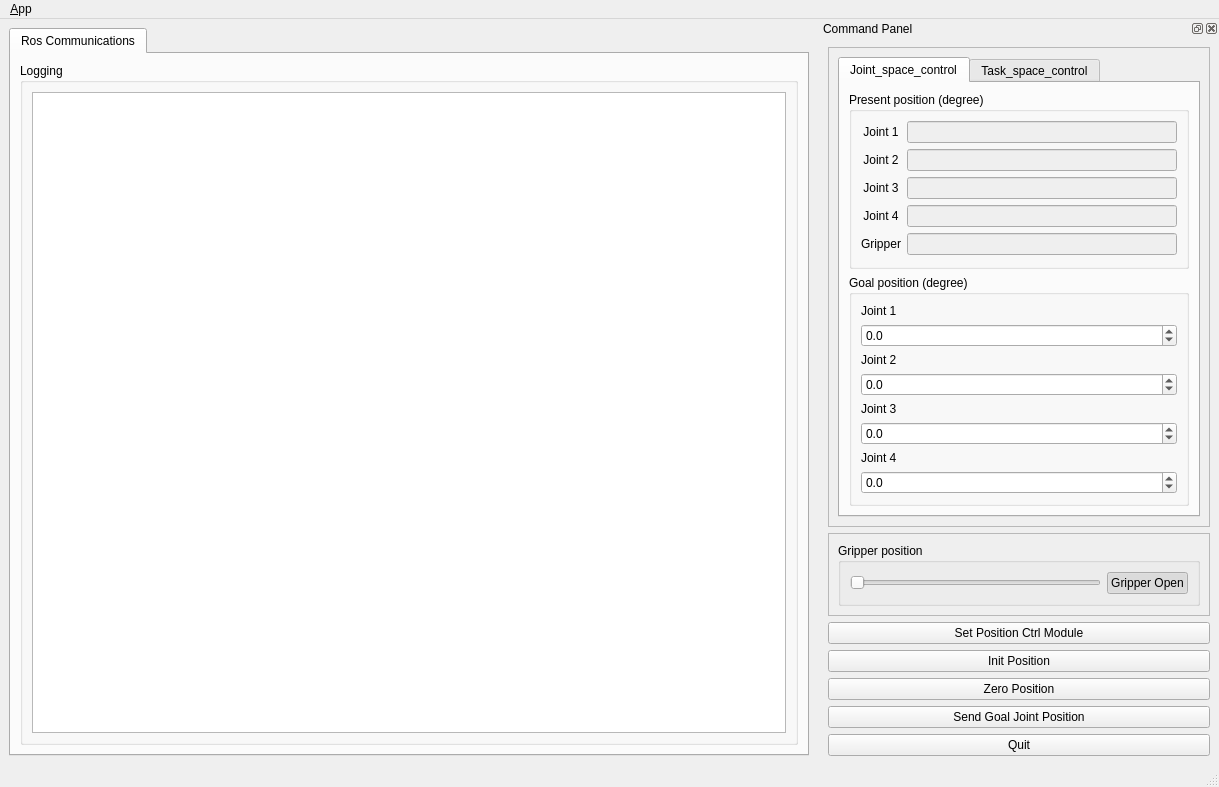
<?xml version="1.0" encoding="UTF-8"?>
<ui version="4.0">
 <class>MainWindowDesign</class>
 <widget class="QMainWindow" name="MainWindowDesign">
  <property name="geometry">
   <rect>
    <x>0</x>
    <y>0</y>
    <width>1219</width>
    <height>787</height>
   </rect>
  </property>
  <property name="minimumSize">
   <size>
    <width>1219</width>
    <height>0</height>
   </size>
  </property>
  <property name="maximumSize">
   <size>
    <width>1219</width>
    <height>16777215</height>
   </size>
  </property>
  <property name="windowTitle">
   <string>Manipulator-X4 Position Control Module GUI</string>
  </property>
  <property name="windowIcon">
   <iconset resource="../resources/images.qrc">
    <normaloff>:/images/icon.png</normaloff>:/images/icon.png</iconset>
  </property>
  <property name="locale">
   <locale language="English" country="Australia"/>
  </property>
  <widget class="QWidget" name="centralwidget">
   <layout class="QHBoxLayout">
    <item>
     <widget class="QTabWidget" name="tab_manager">
      <property name="minimumSize">
       <size>
        <width>800</width>
        <height>0</height>
       </size>
      </property>
      <property name="maximumSize">
       <size>
        <width>800</width>
        <height>16777215</height>
       </size>
      </property>
      <property name="locale">
       <locale language="English" country="Australia"/>
      </property>
      <property name="currentIndex">
       <number>0</number>
      </property>
      <widget class="QWidget" name="tab_status">
       <attribute name="title">
        <string>Ros Communications</string>
       </attribute>
       <layout class="QHBoxLayout" name="horizontalLayout">
        <item>
         <widget class="QGroupBox" name="groupBox_12">
          <property name="sizePolicy">
           <sizepolicy hsizetype="MinimumExpanding" vsizetype="Preferred">
            <horstretch>0</horstretch>
            <verstretch>0</verstretch>
           </sizepolicy>
          </property>
          <property name="title">
           <string>Logging</string>
          </property>
          <layout class="QHBoxLayout" name="horizontalLayout_2">
           <item>
            <widget class="QListView" name="view_logging"/>
           </item>
          </layout>
         </widget>
        </item>
       </layout>
      </widget>
     </widget>
    </item>
   </layout>
  </widget>
  <widget class="QMenuBar" name="menubar">
   <property name="geometry">
    <rect>
     <x>0</x>
     <y>0</y>
     <width>1219</width>
     <height>19</height>
    </rect>
   </property>
   <widget class="QMenu" name="menu_File">
    <property name="title">
     <string>&amp;App</string>
    </property>
    <addaction name="action_Preferences"/>
    <addaction name="separator"/>
    <addaction name="actionAbout"/>
    <addaction name="actionAbout_Qt"/>
    <addaction name="separator"/>
    <addaction name="action_Quit"/>
   </widget>
   <addaction name="menu_File"/>
  </widget>
  <widget class="QStatusBar" name="statusbar"/>
  <widget class="QDockWidget" name="dock_status">
   <property name="sizePolicy">
    <sizepolicy hsizetype="Minimum" vsizetype="Preferred">
     <horstretch>0</horstretch>
     <verstretch>0</verstretch>
    </sizepolicy>
   </property>
   <property name="minimumSize">
    <size>
     <width>400</width>
     <height>746</height>
    </size>
   </property>
   <property name="maximumSize">
    <size>
     <width>400</width>
     <height>524287</height>
    </size>
   </property>
   <property name="allowedAreas">
    <set>Qt::RightDockWidgetArea</set>
   </property>
   <property name="windowTitle">
    <string>Command Panel</string>
   </property>
   <attribute name="dockWidgetArea">
    <number>2</number>
   </attribute>
   <widget class="QWidget" name="dockWidgetContents_2">
    <layout class="QVBoxLayout" name="verticalLayout">
     <item>
      <widget class="QFrame" name="frame">
       <property name="sizePolicy">
        <sizepolicy hsizetype="Minimum" vsizetype="Preferred">
         <horstretch>0</horstretch>
         <verstretch>0</verstretch>
        </sizepolicy>
       </property>
       <property name="minimumSize">
        <size>
         <width>0</width>
         <height>0</height>
        </size>
       </property>
       <property name="maximumSize">
        <size>
         <width>16777215</width>
         <height>16777215</height>
        </size>
       </property>
       <property name="frameShape">
        <enum>QFrame::StyledPanel</enum>
       </property>
       <property name="frameShadow">
        <enum>QFrame::Raised</enum>
       </property>
       <layout class="QVBoxLayout" name="verticalLayout_3">
        <item>
         <widget class="QTabWidget" name="manipulator_x4_tabWidget">
          <property name="currentIndex">
           <number>0</number>
          </property>
          <widget class="QWidget" name="Joint_space_control_tab">
           <attribute name="title">
            <string>Joint_space_control</string>
           </attribute>
           <layout class="QGridLayout" name="gridLayout">
            <item row="1" column="0">
             <widget class="QGroupBox" name="goal_position_groupBox">
              <property name="title">
               <string>Goal position (degree)</string>
              </property>
              <layout class="QGridLayout" name="gridLayout_3">
               <item row="5" column="0">
                <widget class="QDoubleSpinBox" name="joint2_goal_position_doubleSpinBox">
                 <property name="decimals">
                  <number>1</number>
                 </property>
                 <property name="minimum">
                  <double>-1000.000000000000000</double>
                 </property>
                 <property name="maximum">
                  <double>1000.000000000000000</double>
                 </property>
                </widget>
               </item>
               <item row="7" column="0">
                <widget class="QDoubleSpinBox" name="joint3_goal_position_doubleSpinBox">
                 <property name="decimals">
                  <number>1</number>
                 </property>
                 <property name="minimum">
                  <double>-1000.000000000000000</double>
                 </property>
                 <property name="maximum">
                  <double>1000.000000000000000</double>
                 </property>
                </widget>
               </item>
               <item row="1" column="0">
                <widget class="QLabel" name="joint1_des_pos_label">
                 <property name="text">
                  <string>Joint 1</string>
                 </property>
                </widget>
               </item>
               <item row="4" column="0">
                <widget class="QLabel" name="joint2_des_pos_label">
                 <property name="text">
                  <string>Joint 2</string>
                 </property>
                </widget>
               </item>
               <item row="6" column="0">
                <widget class="QLabel" name="joint3_des_pos_label">
                 <property name="text">
                  <string>Joint 3</string>
                 </property>
                </widget>
               </item>
               <item row="9" column="0">
                <widget class="QDoubleSpinBox" name="joint4_goal_position_doubleSpinBox">
                 <property name="decimals">
                  <number>1</number>
                 </property>
                 <property name="minimum">
                  <double>-1000.000000000000000</double>
                 </property>
                 <property name="maximum">
                  <double>1000.000000000000000</double>
                 </property>
                </widget>
               </item>
               <item row="2" column="0">
                <widget class="QDoubleSpinBox" name="joint1_goal_position_doubleSpinBox">
                 <property name="decimals">
                  <number>1</number>
                 </property>
                 <property name="minimum">
                  <double>-1000.000000000000000</double>
                 </property>
                 <property name="maximum">
                  <double>1000.000000000000000</double>
                 </property>
                 <property name="singleStep">
                  <double>1.000000000000000</double>
                 </property>
                </widget>
               </item>
               <item row="8" column="0">
                <widget class="QLabel" name="joint4_des_pos_label">
                 <property name="text">
                  <string>Joint 4</string>
                 </property>
                </widget>
               </item>
              </layout>
             </widget>
            </item>
            <item row="0" column="0">
             <widget class="QGroupBox" name="present_position_groupBox">
              <property name="title">
               <string>Present position (degree)</string>
              </property>
              <layout class="QGridLayout" name="gridLayout_2">
               <item row="0" column="0">
                <widget class="QLabel" name="joint1_pre_pos_label">
                 <property name="text">
                  <string>Joint 1</string>
                 </property>
                 <property name="alignment">
                  <set>Qt::AlignCenter</set>
                 </property>
                </widget>
               </item>
               <item row="0" column="1">
                <widget class="QLineEdit" name="joint1_present_position_lineEdit">
                 <property name="enabled">
                  <bool>false</bool>
                 </property>
                 <property name="alignment">
                  <set>Qt::AlignCenter</set>
                 </property>
                 <property name="readOnly">
                  <bool>true</bool>
                 </property>
                </widget>
               </item>
               <item row="1" column="0">
                <widget class="QLabel" name="joint2_pre_pos_label">
                 <property name="text">
                  <string>Joint 2</string>
                 </property>
                 <property name="alignment">
                  <set>Qt::AlignCenter</set>
                 </property>
                </widget>
               </item>
               <item row="1" column="1">
                <widget class="QLineEdit" name="joint2_present_position_lineEdit">
                 <property name="enabled">
                  <bool>false</bool>
                 </property>
                 <property name="alignment">
                  <set>Qt::AlignCenter</set>
                 </property>
                 <property name="readOnly">
                  <bool>true</bool>
                 </property>
                </widget>
               </item>
               <item row="2" column="0">
                <widget class="QLabel" name="joint3_pre_pos_label">
                 <property name="text">
                  <string>Joint 3</string>
                 </property>
                 <property name="alignment">
                  <set>Qt::AlignCenter</set>
                 </property>
                </widget>
               </item>
               <item row="2" column="1">
                <widget class="QLineEdit" name="joint3_present_position_lineEdit">
                 <property name="enabled">
                  <bool>false</bool>
                 </property>
                 <property name="alignment">
                  <set>Qt::AlignCenter</set>
                 </property>
                 <property name="readOnly">
                  <bool>true</bool>
                 </property>
                </widget>
               </item>
               <item row="3" column="0">
                <widget class="QLabel" name="joint4_pre_pos_label">
                 <property name="text">
                  <string>Joint 4</string>
                 </property>
                 <property name="alignment">
                  <set>Qt::AlignCenter</set>
                 </property>
                </widget>
               </item>
               <item row="3" column="1">
                <widget class="QLineEdit" name="joint4_present_position_lineEdit">
                 <property name="enabled">
                  <bool>false</bool>
                 </property>
                 <property name="alignment">
                  <set>Qt::AlignCenter</set>
                 </property>
                 <property name="readOnly">
                  <bool>true</bool>
                 </property>
                </widget>
               </item>
               <item row="4" column="0">
                <widget class="QLabel" name="gripper_pre_pos_label">
                 <property name="text">
                  <string>Gripper</string>
                 </property>
                 <property name="alignment">
                  <set>Qt::AlignCenter</set>
                 </property>
                </widget>
               </item>
               <item row="4" column="1">
                <widget class="QLineEdit" name="gripper_present_position_lineEdit">
                 <property name="enabled">
                  <bool>false</bool>
                 </property>
                 <property name="alignment">
                  <set>Qt::AlignCenter</set>
                 </property>
                 <property name="readOnly">
                  <bool>true</bool>
                 </property>
                </widget>
               </item>
              </layout>
             </widget>
            </item>
           </layout>
          </widget>
          <widget class="QWidget" name="Task_space_control_tab">
           <attribute name="title">
            <string>Task_space_control</string>
           </attribute>
           <layout class="QVBoxLayout" name="verticalLayout_2">
            <item>
             <widget class="QGroupBox" name="present_position_orientation_groupBox">
              <property name="title">
               <string>Present position (m) and orientation (degree)</string>
              </property>
              <layout class="QGridLayout" name="gridLayout_5">
               <item row="0" column="0">
                <widget class="QLabel" name="present_x_label">
                 <property name="text">
                  <string>X</string>
                 </property>
                 <property name="alignment">
                  <set>Qt::AlignCenter</set>
                 </property>
                </widget>
               </item>
               <item row="0" column="1">
                <widget class="QLineEdit" name="present_x_lineEdit">
                 <property name="enabled">
                  <bool>false</bool>
                 </property>
                 <property name="alignment">
                  <set>Qt::AlignCenter</set>
                 </property>
                 <property name="readOnly">
                  <bool>true</bool>
                 </property>
                </widget>
               </item>
               <item row="0" column="2">
                <widget class="QLabel" name="present_roll_label">
                 <property name="text">
                  <string>Roll</string>
                 </property>
                 <property name="alignment">
                  <set>Qt::AlignCenter</set>
                 </property>
                </widget>
               </item>
               <item row="0" column="3">
                <widget class="QLineEdit" name="present_roll_lineEdit">
                 <property name="enabled">
                  <bool>false</bool>
                 </property>
                 <property name="alignment">
                  <set>Qt::AlignCenter</set>
                 </property>
                 <property name="readOnly">
                  <bool>true</bool>
                 </property>
                </widget>
               </item>
               <item row="1" column="0">
                <widget class="QLabel" name="present_y_label">
                 <property name="text">
                  <string>Y</string>
                 </property>
                 <property name="alignment">
                  <set>Qt::AlignCenter</set>
                 </property>
                </widget>
               </item>
               <item row="1" column="1">
                <widget class="QLineEdit" name="present_y_lineEdit">
                 <property name="enabled">
                  <bool>false</bool>
                 </property>
                 <property name="alignment">
                  <set>Qt::AlignCenter</set>
                 </property>
                 <property name="readOnly">
                  <bool>true</bool>
                 </property>
                </widget>
               </item>
               <item row="1" column="2">
                <widget class="QLabel" name="present_pitch_label">
                 <property name="text">
                  <string>Pitch</string>
                 </property>
                 <property name="alignment">
                  <set>Qt::AlignCenter</set>
                 </property>
                </widget>
               </item>
               <item row="1" column="3">
                <widget class="QLineEdit" name="present_pitch_lineEdit">
                 <property name="enabled">
                  <bool>false</bool>
                 </property>
                 <property name="alignment">
                  <set>Qt::AlignCenter</set>
                 </property>
                 <property name="readOnly">
                  <bool>true</bool>
                 </property>
                </widget>
               </item>
               <item row="2" column="0">
                <widget class="QLabel" name="present_z_label">
                 <property name="text">
                  <string>Z</string>
                 </property>
                 <property name="alignment">
                  <set>Qt::AlignCenter</set>
                 </property>
                </widget>
               </item>
               <item row="2" column="1">
                <widget class="QLineEdit" name="present_z_lineEdit">
                 <property name="enabled">
                  <bool>false</bool>
                 </property>
                 <property name="alignment">
                  <set>Qt::AlignCenter</set>
                 </property>
                 <property name="readOnly">
                  <bool>true</bool>
                 </property>
                </widget>
               </item>
               <item row="2" column="2">
                <widget class="QLabel" name="present_yaw_label">
                 <property name="text">
                  <string>Yaw</string>
                 </property>
                 <property name="alignment">
                  <set>Qt::AlignCenter</set>
                 </property>
                </widget>
               </item>
               <item row="2" column="3">
                <widget class="QLineEdit" name="present_yaw_lineEdit">
                 <property name="enabled">
                  <bool>false</bool>
                 </property>
                 <property name="alignment">
                  <set>Qt::AlignCenter</set>
                 </property>
                 <property name="readOnly">
                  <bool>true</bool>
                 </property>
                </widget>
               </item>
              </layout>
             </widget>
            </item>
            <item>
             <widget class="QGroupBox" name="goal_position_orientation_groupBox">
              <property name="title">
               <string>Goal position (m)  and orientation (degree)</string>
              </property>
              <layout class="QGridLayout" name="gridLayout_4">
               <item row="0" column="0">
                <widget class="QLabel" name="goal_x_label">
                 <property name="text">
                  <string>X</string>
                 </property>
                 <property name="alignment">
                  <set>Qt::AlignCenter</set>
                 </property>
                </widget>
               </item>
               <item row="1" column="0">
                <widget class="QLabel" name="goal_y_label">
                 <property name="text">
                  <string>Y</string>
                 </property>
                 <property name="alignment">
                  <set>Qt::AlignCenter</set>
                 </property>
                </widget>
               </item>
               <item row="1" column="1">
                <widget class="QDoubleSpinBox" name="goal_y_doubleSpinBox">
                 <property name="decimals">
                  <number>3</number>
                 </property>
                 <property name="minimum">
                  <double>-1000.000000000000000</double>
                 </property>
                 <property name="maximum">
                  <double>1000.000000000000000</double>
                 </property>
                 <property name="singleStep">
                  <double>0.001000000000000</double>
                 </property>
                </widget>
               </item>
               <item row="0" column="3">
                <widget class="QDoubleSpinBox" name="goal_roll_doubleSpinBox">
                 <property name="decimals">
                  <number>2</number>
                 </property>
                 <property name="minimum">
                  <double>-1000.000000000000000</double>
                 </property>
                 <property name="maximum">
                  <double>1000.000000000000000</double>
                 </property>
                 <property name="singleStep">
                  <double>1.000000000000000</double>
                 </property>
                </widget>
               </item>
               <item row="0" column="2">
                <widget class="QLabel" name="goal_roll_label">
                 <property name="text">
                  <string>Roll</string>
                 </property>
                 <property name="alignment">
                  <set>Qt::AlignCenter</set>
                 </property>
                </widget>
               </item>
               <item row="1" column="2">
                <widget class="QLabel" name="goal_pitch_label">
                 <property name="text">
                  <string>Pitch</string>
                 </property>
                 <property name="alignment">
                  <set>Qt::AlignCenter</set>
                 </property>
                </widget>
               </item>
               <item row="2" column="3">
                <widget class="QDoubleSpinBox" name="goal_yaw_doubleSpinBox">
                 <property name="decimals">
                  <number>2</number>
                 </property>
                 <property name="minimum">
                  <double>-1000.000000000000000</double>
                 </property>
                 <property name="maximum">
                  <double>1000.000000000000000</double>
                 </property>
                 <property name="singleStep">
                  <double>1.000000000000000</double>
                 </property>
                 <property name="value">
                  <double>0.000000000000000</double>
                 </property>
                </widget>
               </item>
               <item row="2" column="1">
                <widget class="QDoubleSpinBox" name="goal_z_doubleSpinBox">
                 <property name="decimals">
                  <number>3</number>
                 </property>
                 <property name="minimum">
                  <double>-1000.000000000000000</double>
                 </property>
                 <property name="maximum">
                  <double>1000.000000000000000</double>
                 </property>
                 <property name="singleStep">
                  <double>0.001000000000000</double>
                 </property>
                </widget>
               </item>
               <item row="2" column="2">
                <widget class="QLabel" name="goal_yaw_label">
                 <property name="text">
                  <string>Yaw</string>
                 </property>
                 <property name="alignment">
                  <set>Qt::AlignCenter</set>
                 </property>
                </widget>
               </item>
               <item row="0" column="1">
                <widget class="QDoubleSpinBox" name="goal_x_doubleSpinBox">
                 <property name="decimals">
                  <number>3</number>
                 </property>
                 <property name="minimum">
                  <double>-1000.000000000000000</double>
                 </property>
                 <property name="maximum">
                  <double>1000.000000000000000</double>
                 </property>
                 <property name="singleStep">
                  <double>0.001000000000000</double>
                 </property>
                </widget>
               </item>
               <item row="2" column="0">
                <widget class="QLabel" name="goal_z_label">
                 <property name="text">
                  <string>Z</string>
                 </property>
                 <property name="alignment">
                  <set>Qt::AlignCenter</set>
                 </property>
                </widget>
               </item>
               <item row="1" column="3">
                <widget class="QDoubleSpinBox" name="goal_pitch_doubleSpinBox">
                 <property name="decimals">
                  <number>2</number>
                 </property>
                 <property name="minimum">
                  <double>-1000.000000000000000</double>
                 </property>
                 <property name="maximum">
                  <double>1000.000000000000000</double>
                 </property>
                 <property name="singleStep">
                  <double>1.000000000000000</double>
                 </property>
                 <property name="value">
                  <double>0.000000000000000</double>
                 </property>
                </widget>
               </item>
              </layout>
             </widget>
            </item>
           </layout>
          </widget>
         </widget>
        </item>
       </layout>
      </widget>
     </item>
     <item>
      <widget class="QFrame" name="frame_2">
       <property name="frameShape">
        <enum>QFrame::StyledPanel</enum>
       </property>
       <property name="frameShadow">
        <enum>QFrame::Raised</enum>
       </property>
       <layout class="QHBoxLayout" name="horizontalLayout_3">
        <item>
         <widget class="QGroupBox" name="gripper_groupBox">
          <property name="title">
           <string>Gripper position</string>
          </property>
          <layout class="QHBoxLayout" name="horizontalLayout_4">
           <item>
            <widget class="QSlider" name="gripper_goal_position_horizontalSlider">
             <property name="maximum">
              <number>140</number>
             </property>
             <property name="pageStep">
              <number>30</number>
             </property>
             <property name="orientation">
              <enum>Qt::Horizontal</enum>
             </property>
            </widget>
           </item>
           <item>
            <widget class="QPushButton" name="gripper_goal_position_toggleButton">
             <property name="text">
              <string>Gripper Open</string>
             </property>
             <property name="checkable">
              <bool>true</bool>
             </property>
             <property name="checked">
              <bool>true</bool>
             </property>
            </widget>
           </item>
          </layout>
         </widget>
        </item>
       </layout>
      </widget>
     </item>
     <item>
      <widget class="QPushButton" name="set_control_module_pushButton">
       <property name="text">
        <string>Set Position Ctrl Module</string>
       </property>
      </widget>
     </item>
     <item>
      <widget class="QPushButton" name="init_position_pushButton">
       <property name="text">
        <string>Init Position</string>
       </property>
      </widget>
     </item>
     <item>
      <widget class="QPushButton" name="zero_position_pushButton">
       <property name="text">
        <string>Zero Position</string>
       </property>
      </widget>
     </item>
     <item>
      <widget class="QPushButton" name="send_goal_position_pushButton">
       <property name="text">
        <string>Send Goal Joint Position</string>
       </property>
      </widget>
     </item>
     <item>
      <widget class="QPushButton" name="quit_button">
       <property name="sizePolicy">
        <sizepolicy hsizetype="MinimumExpanding" vsizetype="Fixed">
         <horstretch>0</horstretch>
         <verstretch>0</verstretch>
        </sizepolicy>
       </property>
       <property name="text">
        <string>Quit</string>
       </property>
      </widget>
     </item>
    </layout>
   </widget>
  </widget>
  <action name="action_Quit">
   <property name="text">
    <string>&amp;Quit</string>
   </property>
   <property name="shortcut">
    <string>Ctrl+Q</string>
   </property>
   <property name="shortcutContext">
    <enum>Qt::ApplicationShortcut</enum>
   </property>
  </action>
  <action name="action_Preferences">
   <property name="text">
    <string>&amp;Preferences</string>
   </property>
  </action>
  <action name="actionAbout">
   <property name="text">
    <string>&amp;About</string>
   </property>
  </action>
  <action name="actionAbout_Qt">
   <property name="text">
    <string>About &amp;Qt</string>
   </property>
  </action>
 </widget>
 <resources>
  <include location="../resources/images.qrc"/>
 </resources>
 <connections>
  <connection>
   <sender>action_Quit</sender>
   <signal>triggered()</signal>
   <receiver>MainWindowDesign</receiver>
   <slot>close()</slot>
   <hints>
    <hint type="sourcelabel">
     <x>-1</x>
     <y>-1</y>
    </hint>
    <hint type="destinationlabel">
     <x>399</x>
     <y>299</y>
    </hint>
   </hints>
  </connection>
  <connection>
   <sender>quit_button</sender>
   <signal>clicked()</signal>
   <receiver>MainWindowDesign</receiver>
   <slot>close()</slot>
   <hints>
    <hint type="sourcelabel">
     <x>859</x>
     <y>552</y>
    </hint>
    <hint type="destinationlabel">
     <x>469</x>
     <y>299</y>
    </hint>
   </hints>
  </connection>
 </connections>
</ui>
